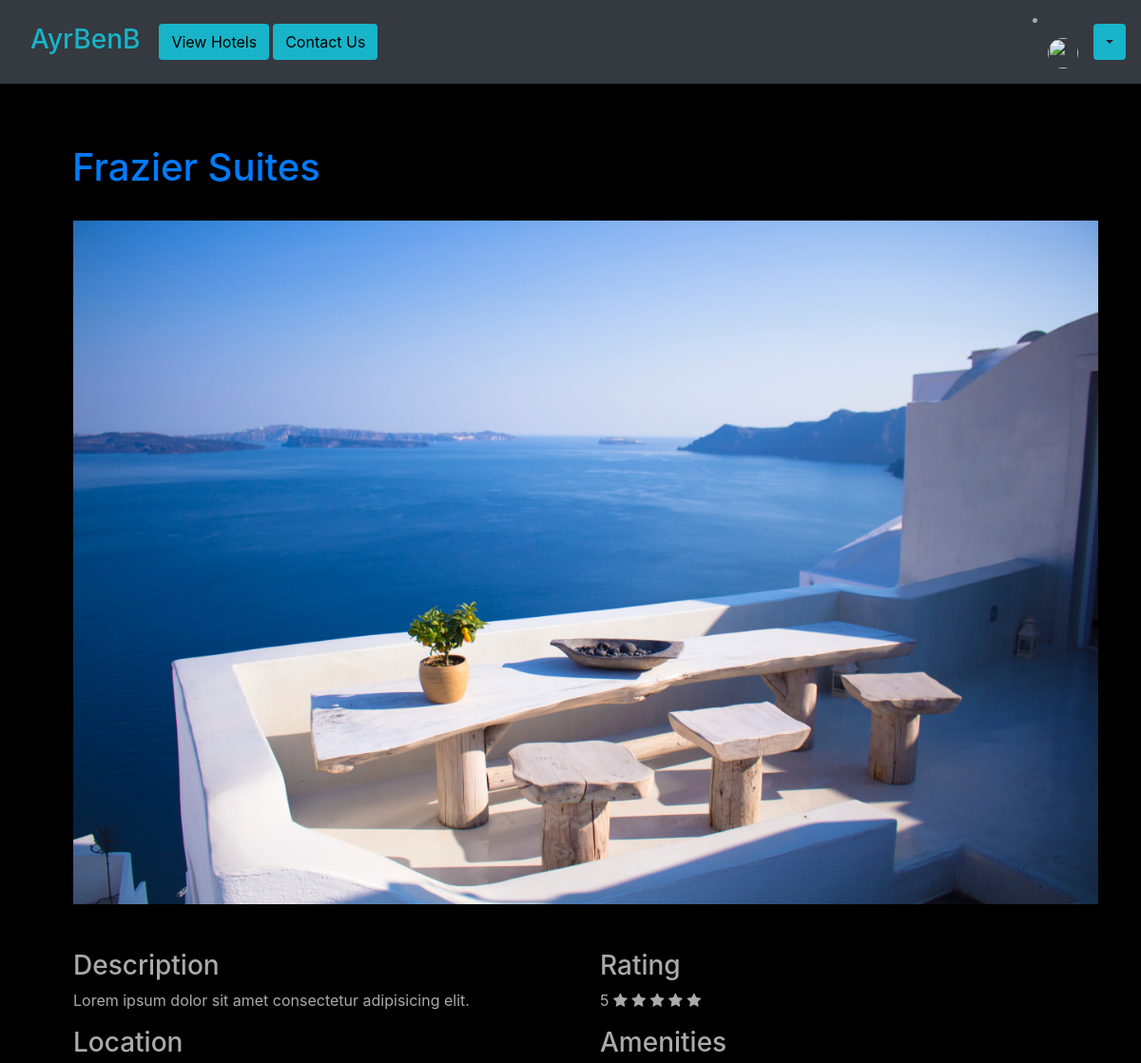
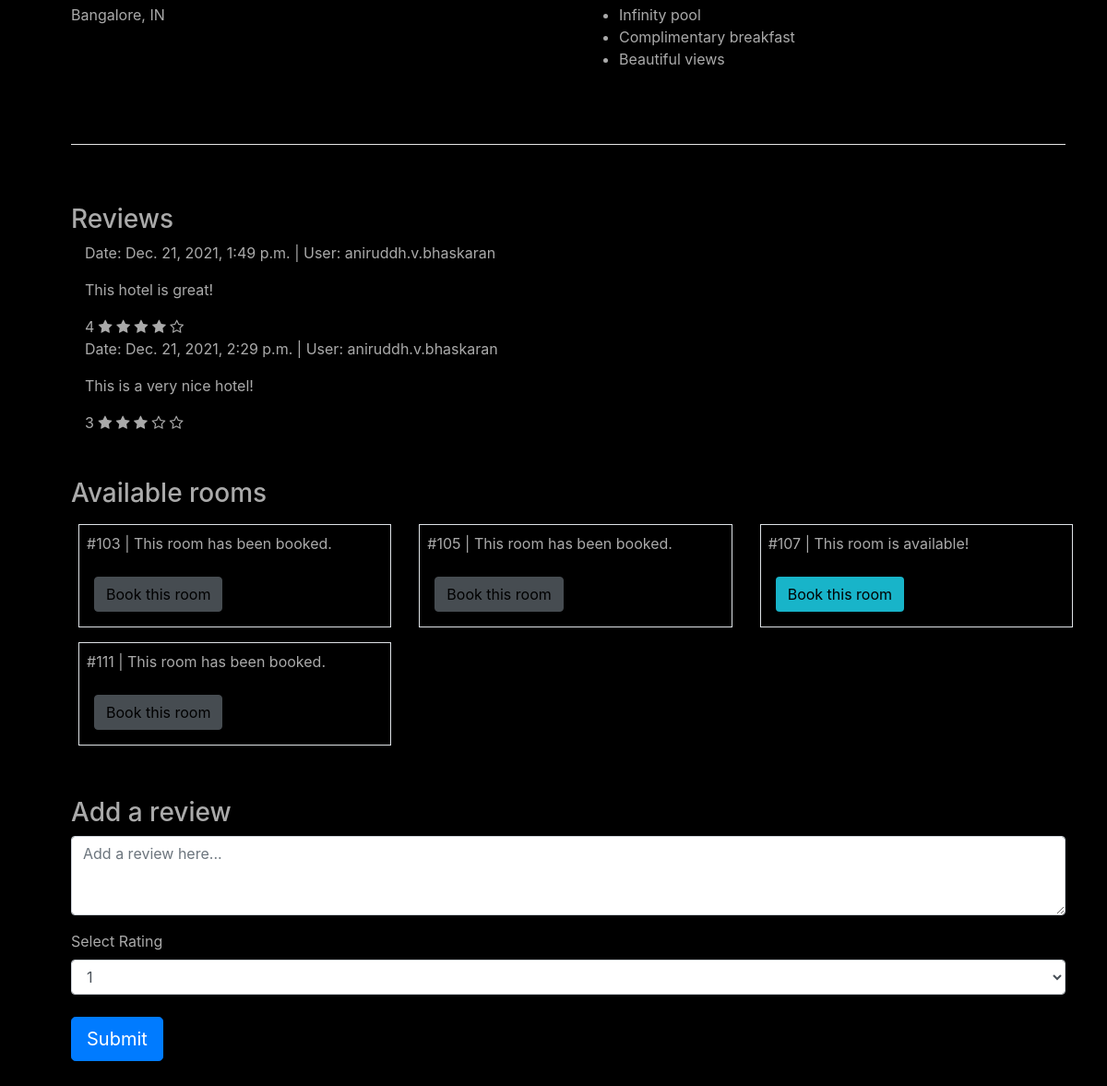
The page /hotel/frazier-suites on the database its author committed (2 pictures, top to bottom).
### base/models.py (models this page shows, shortened)
class Hotel(models.Model):
    location = models.ForeignKey(Location, on_delete=models.CASCADE, default=True, null=True)
    hotel_name = models.CharField(max_length=100)
    hotel_rating = models.IntegerField(default=1, validators=[
            MaxValueValidator(5),
            MinValueValidator(1)
        ])
    description = models.CharField(max_length=500, blank=False, default="Lorem ipsum dolor sit amet consectetur adipisicing elit.")
    slug = models.SlugField()
    image = models.ImageField(upload_to='images/', default='images/default.jpg')
    def get_abs_url(self):
        return reverse("base:hotel", kwargs={
            'slug': self.slug
        })

class Location(models.Model):
    COUNTRY_CHOICES = countries
    country = models.CharField(
        max_length=30,
        choices=COUNTRY_CHOICES,
        default='IN'
    )
    city = models.CharField(max_length=100)

class HotelReview(models.Model):
    user = models.ForeignKey(settings.AUTH_USER_MODEL, on_delete=models.CASCADE,
                            blank=True, null=True)
    hotel = models.ForeignKey(Hotel, on_delete=models.CASCADE)
    review = models.TextField(blank=True, null=True)
    user_rating = models.IntegerField(default=1)
    post_date = models.DateTimeField(auto_now_add=True)

class HotelRoom(models.Model):
    hotel = models.ForeignKey(Hotel, on_delete=models.CASCADE)
    room_number = models.IntegerField(blank=False, default='000')
    is_booked = models.BooleanField(default=False)
    slug = models.SlugField()
    def get_abs_url(self):
        return reverse("base:hotel-room", kwargs={
            'slug': self.slug
        })

### base/views.py (the view)
# urls.py: path('hotel/<slug>', views.hotels, name='hotel'),
def hotels(request, slug):
    hotel = get_object_or_404(Hotel, slug=slug)
    rooms = HotelRoom.objects.filter(hotel=hotel)
    if request.method == 'POST':
        rev_content = request.POST.get('review', '')
        rating = request.POST.get('rating', '')
        print(rev_content)
        print(type(rating))
        review = HotelReview.objects.create(user=request.user, hotel=hotel, review=rev_content, user_rating=int(rating))
    reviews_list = HotelReview.objects.filter(hotel=hotel)
    context = {
        'hotel': hotel,
        'rooms': rooms,
        'reviews': reviews_list
    }
    print(datetime.datetime.now())
    return render(request, "base/hotel.html", context)

### base/templates/base/hotel.html (shortened to what this page needs)
{% extends "base/base.html" %}
{% block content %}
    <div class="container m-3">
      <h1>
        <a href="{{ hotel.get_abs_url }}">{{ hotel.hotel_name }}</a>
      </h1>
    </div>
    <div class="container m-3 p-3">
      <img src="{{ hotel.image.url }}" alt="" width="100%">
    </div>
    <div class="container m-3 p-3">
      <div class="row">
        <div class="col-md">
          <h3>Description</h3>
          <p>{{ hotel.description }}</p>
        </div>
        <div class="col-md">
          <h3>Rating</h3>
          {{ hotel.hotel_rating }}
          {% if hotel.hotel_rating == 5 %}
          <i class="fa fa-star"></i>
          <i class="fa fa-star"></i>
          <i class="fa fa-star"></i>
          <i class="fa fa-star"></i>
          <i class="fa fa-star"></i>
          {% elif hotel.hotel_rating == 4 %}
          <i class="fa fa-star"></i>
          <i class="fa fa-star"></i>
          <i class="fa fa-star"></i>
          <i class="fa fa-star"></i>
          <i class="fa fa-star-o"></i>
          {% elif hotel.hotel_rating == 3 %}
          <i class="fa fa-star"></i>
          <i class="fa fa-star"></i>
          <i class="fa fa-star"></i>
          <i class="fa fa-star-o"></i>
          <i class="fa fa-star-o"></i>
          {% elif hotel.hotel_rating == 2 %}
          <i class="fa fa-star"></i>
          <i class="fa fa-star"></i>
          <i class="fa fa-star-o"></i>
          <i class="fa fa-star-o"></i>
          <i class="fa fa-star-o"></i>
          {% elif hotel.hotel_rating == 1 %}
          <i class="fa fa-star"></i>
          <i class="fa fa-star-o"></i>
          <i class="fa fa-star-o"></i>
          <i class="fa fa-star-o"></i>
          <i class="fa fa-star-o"></i>
          {% endif %}
        </div>
      </div>
      <div class="row">
        <div class="col-md">
          <h3>Location</h3>
          <p>{{ hotel.location.city }}, {{ hotel.location.country }}</p>
        </div>
        <div class="col-md">
          <h3>Amenities</h3>
          <ul>
            <li>Infinity pool</li>
            <li>Complimentary breakfast</li>
            <li>Beautiful views</li>
          </ul>
        </div>
      </div>
    </div>
    <div class="container m-3 p-3">
      <hr style="background-color: white;">
    </div>
    <div class="container m-3 p-3">
      <div class="row">
        <div class="col-md">
          <h3>Reviews</h3>
            {% for review in reviews %}
              <div class="container">
                <p>Date: {{ review.post_date }} | User: {{ review.user.username }}</p>
                <p>{{ review.review }}</p>
                {{ review.user_rating }}
                {% if review.user_rating == 5 %}
                <i class="fa fa-star"></i>
                <i class="fa fa-star"></i>
                <i class="fa fa-star"></i>
                <i class="fa fa-star"></i>
                <i class="fa fa-star"></i>
                {% elif review.user_rating == 4 %}
                <i class="fa fa-star"></i>
                <i class="fa fa-star"></i>
                <i class="fa fa-star"></i>
                <i class="fa fa-star"></i>
                <i class="fa fa-star-o"></i>
                {% elif review.user_rating == 3 %}
                <i class="fa fa-star"></i>
                <i class="fa fa-star"></i>
                <i class="fa fa-star"></i>
                <i class="fa fa-star-o"></i>
                <i class="fa fa-star-o"></i>
                {% elif review.user_rating == 2 %}
                <i class="fa fa-star"></i>
                <i class="fa fa-star"></i>
                <i class="fa fa-star-o"></i>
                <i class="fa fa-star-o"></i>
                <i class="fa fa-star-o"></i>
                {% elif review.user_rating == 1 %}
                <i class="fa fa-star"></i>
                <i class="fa fa-star-o"></i>
                <i class="fa fa-star-o"></i>
                <i class="fa fa-star-o"></i>
                <i class="fa fa-star-o"></i>
                {% endif %}
              </div>
            {% empty %}
              <div>
                <p>No reviews yet...</p>
              </div>
            {% endfor %}
        </div>
      </div>
    </div>
    <div class="container m-3 p-3">
      <div class="row">
        <div class="col-lg">
          <h3>Available rooms</h3>
        </div>
      </div>
      <div class="row">
        {% for room in rooms %}
        <div class="col-lg-4">
            <div class="container m-2 p-2 border border-grey">
                {% if room.is_booked != True %}
                    <p>#{{ room.room_number }} | This room is available!</p>
                    <a class="btn bg-steel btn-md ml-1 m-2" href="{{ room.get_abs_url }}" style="color: black;">Book this room <span class="sr-only">(current)</span></a>
                {% else %}
                    <p>#{{ room.room_number }} | This room has been booked.</p>
                    <a class="btn btn-secondary btn-md ml-1 m-2 disabled" href="{{ room.get_abs_url }}" style="color: black;" disabled>Book this room <span class="sr-only">(current)</span></a>
                {% endif %}
            </div>
        </div>
        {% endfor %}
      </div>
    </div>
    <div class="container m-3 p-3">
      <div class="row">
        <div class="col-lg">
          <h3>Add a review</h2>
            <form method="POST" action="">
                <div class="form-group">
                  <div class="form-group">
                    <textarea class="form-control" id="exampleFormControlTextarea1" rows="3" placeholder="Add a review here..." name="review"></textarea>
                  </div>
                  <div class="form-group">
                    <label for="exampleFormControlSelect1">Select Rating</label>
                    <select class="form-control" id="exampleFormControlSelect1" name="rating">
                      <option>1</option>
                    </select>
                  </div>
                </div>
                <button type="submit" class="btn btn-primary btn-lg mt-2">Submit</button>
            </form>
        </div>
      </div>
    </div>
{% endblock content %}

### base/static/base/main.css (style rules this page uses)
body { background: #fafafa00; color: #aaaaaa; background-color: #78c2c9; }
.bg-steel { background-color: #18b4c9; }
.bg-black { background-color: rgb(0, 0, 0); }

### rows shown on the page
Hotel: hotel_name "Frazier Suites", image (picture), description "Lorem ipsum dolor sit amet consectetur adipisicing elit.", hotel_rating "5", location.city "Bangalore", location.country "IN"
HotelReview: post_date "Dec. 21, 2021, 1:49 p.m.", user.username "aniruddh.v.bhaskaran", review "This hotel is great!", user_rating "4"
HotelReview: post_date "Dec. 21, 2021, 2:29 p.m.", user.username "aniruddh.v.bhaskaran", review "This is a very nice hotel!", user_rating "3"
HotelRoom: room_number "103"
HotelRoom: room_number "105"
HotelRoom: room_number "107"
HotelRoom: room_number "111"
